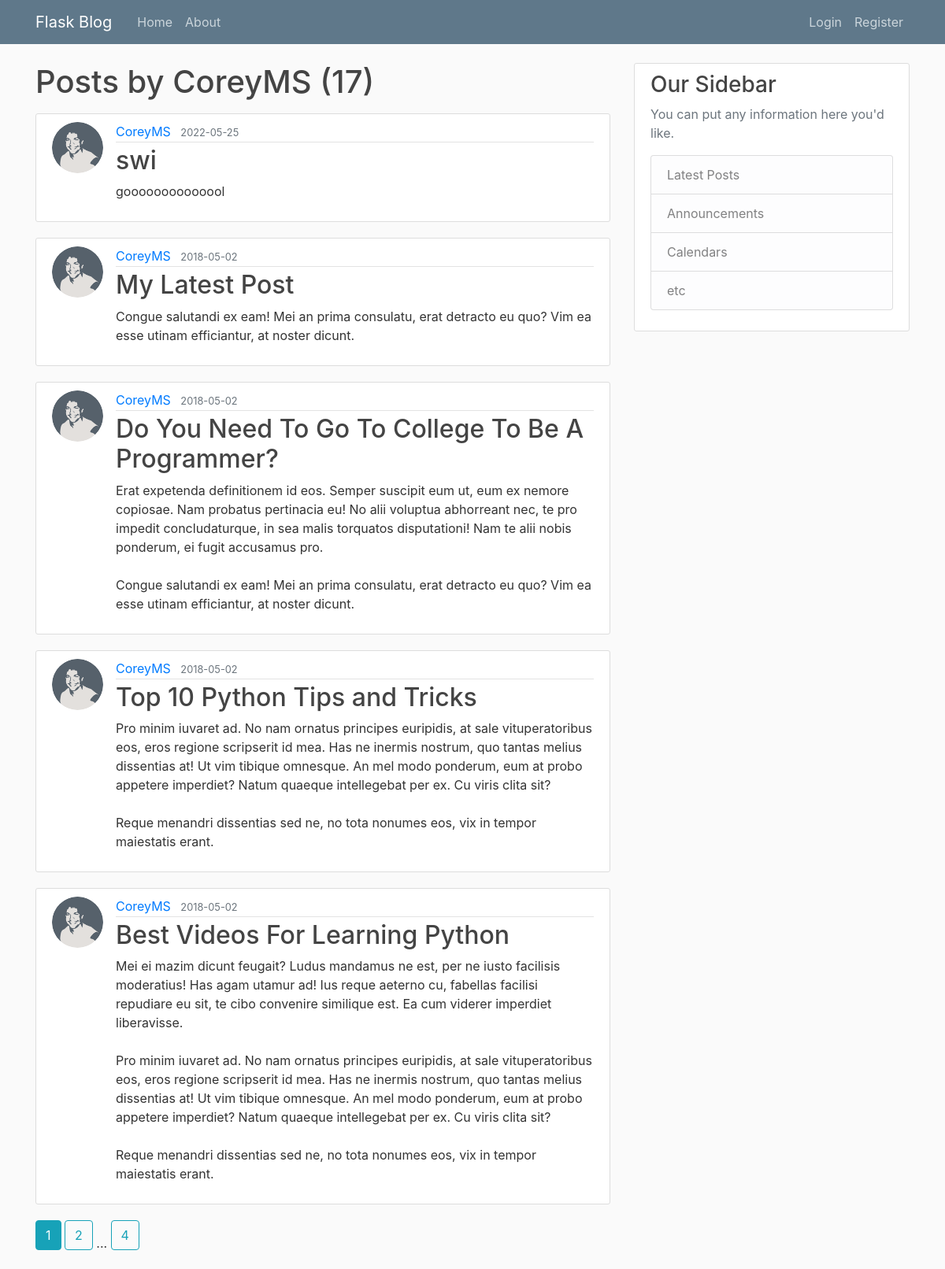
The app's page /user/CoreyMS with its own data.
### flaskblog/models.py (models this page shows, shortened)
class User(db.Model, UserMixin):
    id = db.Column(db.Integer, primary_key=True)
    username = db.Column(db.String(20), unique=True, nullable=False)
    email = db.Column(db.String(120), unique=True, nullable=False)
    image_file = db.Column(db.String(20), nullable=False, default='default.jpg')
    password = db.Column(db.String(60), nullable=False)
    posts = db.relationship('Post', backref='author', lazy=True)

class Post(db.Model):
    id = db.Column(db.Integer, primary_key=True)
    title = db.Column(db.String(100), nullable=False)
    date_posted = db.Column(db.DateTime, nullable=False, default=datetime.utcnow)
    content = db.Column(db.Text, nullable=False)
    user_id = db.Column(db.Integer, db.ForeignKey('user.id'), nullable=False)

### flaskblog/routes.py (the view)
@app.route("/user/<string:username>")
def user_posts(username):
    page = request.args.get('page', 1, type=int)
    user = User.query.filter_by(username=username).first_or_404()
    posts = Post.query.filter_by(author=user)\
        .order_by(Post.date_posted.desc())\
        .paginate(page=page, per_page=5)
    return render_template('user_posts.html', posts=posts, user=user)

### flaskblog/templates/user_posts.html
{% extends "layout.html" %}
{% block content %}
    <h1 class="mb-3">Posts by {{ user.username }} ({{ posts.total }})</h1>
    {% for post in posts.items %}
        <article class="media content-section">
          <img class="rounded-circle article-img" src="{{ url_for('static', filename='profile_pics/' + post.author.image_file) }}">
          <div class="media-body">
            <div class="article-metadata">
              <a class="mr-2" href="{{ url_for('user_posts', username=post.author.username) }}">{{ post.author.username }}</a>
              <small class="text-muted">{{ post.date_posted.strftime('%Y-%m-%d') }}</small>
            </div>
            <h2><a class="article-title" href="{{ url_for('post', post_id=post.id) }}">{{ post.title }}</a></h2>
            <p class="article-content">{{ post.content }}</p>
          </div>
        </article>
    {% endfor %}
    {% for page_num in posts.iter_pages(left_edge=1, right_edge=1, left_current=1, right_current=2) %}
      {% if page_num %}
        {% if posts.page == page_num %}
          <a class="btn btn-info mb-4" href="{{ url_for('user_posts', username=user.username, page=page_num) }}">{{ page_num }}</a>
        {% else %}
          <a class="btn btn-outline-info mb-4" href="{{ url_for('user_posts', username=user.username, page=page_num) }}">{{ page_num }}</a>
        {% endif %}
      {% else %}
        ...
      {% endif %}
    {% endfor %}
{% endblock content %}

### flaskblog/static/main.css (style rules this page uses)
body { background: #fafafa; color: #333333; margin-top: 5rem; }
h1, h2, h3, h4, h5, h6 { color: #444444; }
.content-section { background: #ffffff; padding: 10px 20px; border: 1px solid #dddddd; border-radius: 3px; margin-bottom: 20px; }
.article-title { color: #444444; }
.article-content { white-space: pre-line; }
.article-img { height: 65px; width: 65px; margin-right: 16px; }
.article-metadata { padding-bottom: 1px; margin-bottom: 4px; border-bottom: 1px solid #e3e3e3 }

### records on screen
User: username "CoreyMS"
Post: image_file (picture), author.username "CoreyMS", date_posted "2022-05-25", title "swi", content "goooooooooooool"
Post: image_file (picture), author.username "CoreyMS", date_posted "2018-05-02", title "My Latest Post", content "Congue salutandi ex eam! Mei an prima consulatu, erat detracto eu quo? Vim ea esse utinam efficiantur, at noster dicunt."
Post: image_file (picture), author.username "CoreyMS", date_posted "2018-05-02", title "Do You Need To Go To College To Be A Programmer?", content "Erat expetenda definitionem id eos. Semper suscipit eum ut, eum ex nemore copiosae. Nam probatus pertinacia eu! No alii voluptua abhorreant nec, te pro impedit concludaturque, in sea malis torquatos disputationi! Nam te alii nobis ponderum, ei fugit accusamus pro. Congue salutandi ex eam! Mei an prima consulatu, erat detracto eu quo? Vim ea esse utinam efficiantur, at noster dicunt."
Post: image_file (picture), author.username "CoreyMS", date_posted "2018-05-02", title "Top 10 Python Tips and Tricks", content "Pro minim iuvaret ad. No nam ornatus principes euripidis, at sale vituperatoribus eos, eros regione scripserit id mea. Has ne inermis nostrum, quo tantas melius dissentias at! Ut vim tibique omnesque. An mel modo ponderum, eum at probo appetere imperdiet? Natum quaeque intellegebat per ex. Cu viris clita sit? Reque menandri dissentias sed ne, no tota nonumes eos, vix in tempor maiestatis erant."
Post: image_file (picture), author.username "CoreyMS", date_posted "2018-05-02", title "Best Videos For Learning Python", content "Mei ei mazim dicunt feugait? Ludus mandamus ne est, per ne iusto facilisis moderatius! Has agam utamur ad! Ius reque aeterno cu, fabellas facilisi repudiare eu sit, te cibo convenire similique est. Ea cum viderer imperdiet liberavisse. Pro minim iuvaret ad. No nam ornatus principes euripidis, at sale vituperatoribus eos, eros regione scripserit id mea. Has ne inermis nostrum, quo tantas melius dissentias at! Ut vim tibique omnesque. An mel modo ponderum, eum at probo appetere imperdiet? Natum quaeque intellegebat per ex. Cu viris clita sit? Reque menandri dissentias sed ne, no tota nonumes eos, vix in tempor maiestatis erant."

### other values on screen
{{ posts.total }} "17"
{{ page_num }} "1"
{{ page_num }} "2" "4"
